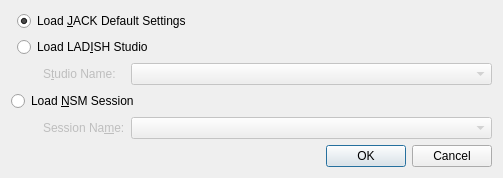
<?xml version="1.0" encoding="UTF-8"?>
<ui version="4.0">
 <class>Dialog</class>
 <widget class="QDialog" name="Dialog">
  <property name="geometry">
   <rect>
    <x>0</x>
    <y>0</y>
    <width>503</width>
    <height>162</height>
   </rect>
  </property>
  <property name="windowTitle">
   <string>JACK Options</string>
  </property>
  <layout class="QGridLayout" name="gridLayout">
   <item row="5" column="2">
    <spacer name="verticalSpacer">
     <property name="orientation">
      <enum>Qt::Vertical</enum>
     </property>
     <property name="sizeHint" stdset="0">
      <size>
       <width>20</width>
       <height>40</height>
      </size>
     </property>
    </spacer>
   </item>
   <item row="3" column="0" colspan="4">
    <widget class="QRadioButton" name="rb_nsm">
     <property name="sizePolicy">
      <sizepolicy hsizetype="Minimum" vsizetype="Fixed">
       <horstretch>0</horstretch>
       <verstretch>0</verstretch>
      </sizepolicy>
     </property>
     <property name="focusPolicy">
      <enum>Qt::StrongFocus</enum>
     </property>
     <property name="text">
      <string>Load &amp;NSM Session</string>
     </property>
    </widget>
   </item>
   <item row="0" column="1" colspan="3">
    <widget class="QRadioButton" name="rb_jack">
     <property name="sizePolicy">
      <sizepolicy hsizetype="Minimum" vsizetype="Fixed">
       <horstretch>0</horstretch>
       <verstretch>0</verstretch>
      </sizepolicy>
     </property>
     <property name="focusPolicy">
      <enum>Qt::StrongFocus</enum>
     </property>
     <property name="text">
      <string>Load &amp;JACK Default Settings</string>
     </property>
     <property name="checked">
      <bool>true</bool>
     </property>
    </widget>
   </item>
   <item row="2" column="2">
    <widget class="QLabel" name="label">
     <property name="enabled">
      <bool>false</bool>
     </property>
     <property name="text">
      <string>S&amp;tudio Name:</string>
     </property>
     <property name="buddy">
      <cstring>cb_studio_name</cstring>
     </property>
    </widget>
   </item>
   <item row="1" column="1" colspan="3">
    <widget class="QRadioButton" name="rb_ladish">
     <property name="sizePolicy">
      <sizepolicy hsizetype="Minimum" vsizetype="Fixed">
       <horstretch>0</horstretch>
       <verstretch>0</verstretch>
      </sizepolicy>
     </property>
     <property name="focusPolicy">
      <enum>Qt::StrongFocus</enum>
     </property>
     <property name="text">
      <string>Load LAD&amp;ISH Studio</string>
     </property>
    </widget>
   </item>
   <item row="7" column="0" colspan="4">
    <widget class="QDialogButtonBox" name="buttonBox">
     <property name="orientation">
      <enum>Qt::Horizontal</enum>
     </property>
     <property name="standardButtons">
      <set>QDialogButtonBox::Cancel|QDialogButtonBox::Ok</set>
     </property>
    </widget>
   </item>
   <item row="4" column="3">
    <widget class="QComboBox" name="cb_nsm_session_name">
     <property name="enabled">
      <bool>false</bool>
     </property>
     <property name="sizePolicy">
      <sizepolicy hsizetype="Expanding" vsizetype="Fixed">
       <horstretch>0</horstretch>
       <verstretch>0</verstretch>
      </sizepolicy>
     </property>
    </widget>
   </item>
   <item row="4" column="1">
    <spacer name="horizontalSpacer_2">
     <property name="orientation">
      <enum>Qt::Horizontal</enum>
     </property>
     <property name="sizeType">
      <enum>QSizePolicy::Fixed</enum>
     </property>
     <property name="sizeHint" stdset="0">
      <size>
       <width>20</width>
       <height>20</height>
      </size>
     </property>
    </spacer>
   </item>
   <item row="2" column="3">
    <widget class="QComboBox" name="cb_studio_name">
     <property name="enabled">
      <bool>false</bool>
     </property>
     <property name="sizePolicy">
      <sizepolicy hsizetype="Expanding" vsizetype="Fixed">
       <horstretch>0</horstretch>
       <verstretch>0</verstretch>
      </sizepolicy>
     </property>
    </widget>
   </item>
   <item row="4" column="2">
    <widget class="QLabel" name="label_2">
     <property name="enabled">
      <bool>false</bool>
     </property>
     <property name="text">
      <string>Session Na&amp;me:</string>
     </property>
     <property name="buddy">
      <cstring>cb_nsm_session_name</cstring>
     </property>
    </widget>
   </item>
  </layout>
 </widget>
 <resources/>
 <connections>
  <connection>
   <sender>buttonBox</sender>
   <signal>accepted()</signal>
   <receiver>Dialog</receiver>
   <slot>accept()</slot>
   <hints>
    <hint type="sourcelabel">
     <x>228</x>
     <y>153</y>
    </hint>
    <hint type="destinationlabel">
     <x>157</x>
     <y>129</y>
    </hint>
   </hints>
  </connection>
  <connection>
   <sender>buttonBox</sender>
   <signal>rejected()</signal>
   <receiver>Dialog</receiver>
   <slot>reject()</slot>
   <hints>
    <hint type="sourcelabel">
     <x>296</x>
     <y>153</y>
    </hint>
    <hint type="destinationlabel">
     <x>286</x>
     <y>129</y>
    </hint>
   </hints>
  </connection>
  <connection>
   <sender>rb_ladish</sender>
   <signal>toggled(bool)</signal>
   <receiver>label</receiver>
   <slot>setEnabled(bool)</slot>
   <hints>
    <hint type="sourcelabel">
     <x>83</x>
     <y>38</y>
    </hint>
    <hint type="destinationlabel">
     <x>78</x>
     <y>63</y>
    </hint>
   </hints>
  </connection>
  <connection>
   <sender>rb_ladish</sender>
   <signal>toggled(bool)</signal>
   <receiver>cb_studio_name</receiver>
   <slot>setEnabled(bool)</slot>
   <hints>
    <hint type="sourcelabel">
     <x>115</x>
     <y>34</y>
    </hint>
    <hint type="destinationlabel">
     <x>163</x>
     <y>67</y>
    </hint>
   </hints>
  </connection>
  <connection>
   <sender>rb_nsm</sender>
   <signal>toggled(bool)</signal>
   <receiver>label_2</receiver>
   <slot>setEnabled(bool)</slot>
   <hints>
    <hint type="sourcelabel">
     <x>31</x>
     <y>91</y>
    </hint>
    <hint type="destinationlabel">
     <x>54</x>
     <y>116</y>
    </hint>
   </hints>
  </connection>
  <connection>
   <sender>rb_nsm</sender>
   <signal>toggled(bool)</signal>
   <receiver>cb_nsm_session_name</receiver>
   <slot>setEnabled(bool)</slot>
   <hints>
    <hint type="sourcelabel">
     <x>132</x>
     <y>85</y>
    </hint>
    <hint type="destinationlabel">
     <x>148</x>
     <y>113</y>
    </hint>
   </hints>
  </connection>
 </connections>
</ui>
